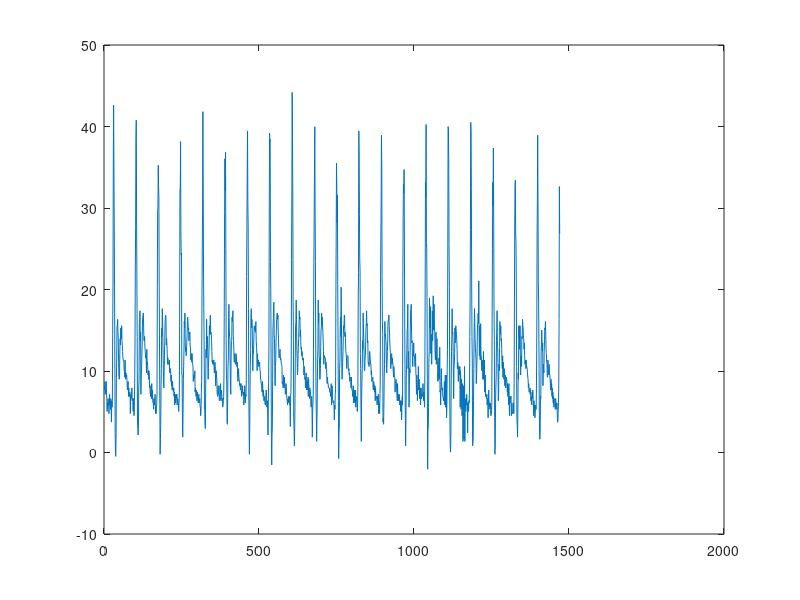

Write the MATLAB code that produced this figure.
data = [
8.192407
7.666927
8.717887
7.141447
7.666927
7.404187
8.717887
7.404187
6.615967
5.039526
6.090486
5.565006
6.615967
5.827746
6.353227
4.776786
6.353227
7.141447
5.827746
6.353227
5.302266
6.615967
5.565006
3.725826
6.353227
5.565006
6.353227
14.498167
20.541188
36.042851
42.611352
34.99189
27.897909
20.541188
11.345287
2.412126
-0.215274
-0.478014
2.412126
8.980627
11.608027
15.549127
15.549127
16.337348
14.760907
13.972687
11.082547
9.506107
8.980627
9.243367
12.133507
13.972687
13.184467
15.286387
14.498167
13.972687
15.549127
13.709947
13.184467
12.396247
11.608027
11.345287
11.345287
11.082547
10.031587
10.031587
9.243367
11.345287
9.243367
8.980627
9.768847
9.243367
9.506107
8.980627
7.929667
7.666927
8.455147
8.717887
6.878707
7.929667
6.878707
7.141447
7.404187
7.404187
4.776786
6.878707
7.141447
6.615967
7.141447
7.929667
6.353227
6.615967
6.353227
5.039526
6.615967
6.353227
4.514046
6.353227
8.455147
13.184467
22.643108
27.635169
38.407511
40.772171
29.999829
21.854888
14.235427
3.988566
2.937606
2.149386
2.937606
7.666927
8.980627
15.811868
15.811868
17.388308
13.709947
14.760907
7.141447
9.768847
9.768847
11.608027
13.184467
15.549127
16.600088
16.862828
17.125568
15.023647
13.709947
13.709947
14.235427
12.921727
12.396247
11.608027
11.608027
11.870767
9.768847
12.658987
10.819807
11.082547
10.557067
9.506107
10.031587
8.980627
10.031587
9.506107
7.929667
8.192407
7.404187
6.878707
7.666927
8.192407
6.615967
8.455147
6.615967
7.666927
6.353227
6.090486
6.090486
5.302266
6.615967
5.827746
5.827746
6.878707
7.141447
4.776786
5.565006
4.776786
5.565006
5.827746
7.141447
20.278448
29.737089
29.999829
35.25463
32.62723
31.31353
20.541188
13.447207
6.615967
-0.215274
1.623906
3.200346
8.192407
10.294327
15.286387
14.235427
17.651048
16.074608
13.447207
11.345287
8.717887
7.929667
10.031587
11.870767
13.709947
16.074608
16.600088
16.862828
16.337348
13.184467
13.972687
13.184467
12.133507
10.819807
11.608027
11.082547
10.819807
10.819807
11.082547
11.345287
9.768847
10.294327
10.294327
10.031587
8.717887
9.506107
8.192407
8.717887
7.666927
8.717887
7.929667
7.666927
7.404187
7.929667
6.878707
7.404187
5.827746
6.090486
7.141447
6.090486
6.353227
7.141447
6.615967
7.141447
5.827746
6.615967
6.615967
6.353227
6.090486
5.039526
6.090486
7.404187
15.549127
32.36449
32.36449
38.144771
27.372429
24.219549
24.482289
9.506107
9.506107
3.988566
1.886646
4.776786
8.980627
10.557067
12.658987
16.074608
15.286387
17.125568
13.447207
12.396247
12.921727
11.870767
12.396247
13.447207
14.498167
16.074608
16.600088
16.074608
15.023647
15.286387
13.709947
14.760907
14.498167
14.760907
12.921727
12.921727
11.345287
11.870767
12.133507
11.082547
12.133507
11.082547
10.819807
10.557067
8.717887
9.506107
8.980627
9.243367
9.243367
10.031587
7.404187
7.929667
7.404187
6.878707
7.666927
7.404187
6.353227
7.404187
6.615967
6.615967
6.090486
6.878707
7.141447
6.090486
6.353227
6.615967
5.565006
5.565006
4.514046
5.302266
7.404187
8.717887
18.964748
25.007769
29.999829
41.823132
31.57627
22.643108
17.651048
13.709947
5.302266
5.302266
3.200346
2.937606
7.929667
12.658987
11.608027
16.337348
12.658987
13.972687
14.235427
11.082547
8.980627
11.082547
11.345287
13.184467
15.549127
14.498167
15.286387
16.862828
14.498167
14.760907
14.498167
13.709947
12.396247
11.082547
11.345287
10.819807
11.345287
10.819807
11.345287
10.557067
9.768847
10.819807
11.082547
10.557067
8.192407
8.980627
10.031587
9.243367
8.980627
7.141447
7.141447
6.878707
8.192407
7.141447
7.404187
8.192407
6.353227
6.615967
7.141447
7.141447
8.455147
6.353227
6.878707
7.666927
6.878707
6.353227
6.615967
5.565006
5.827746
6.353227
6.878707
9.506107
18.439268
29.474349
36.042851
32.10175
36.831071
25.007769
13.972687
8.980627
8.717887
3.725826
3.463086
6.615967
10.557067
11.345287
16.600088
18.176528
15.286387
14.235427
13.972687
10.557067
7.929667
7.141447
11.608027
13.447207
13.709947
16.600088
16.074608
16.862828
17.388308
14.235427
13.709947
12.396247
11.082547
11.082547
12.133507
11.345287
10.819807
11.082547
12.133507
11.870767
10.557067
10.557067
11.082547
9.243367
8.717887
9.243367
10.294327
9.243367
8.980627
8.717887
8.192407
8.455147
7.666927
7.929667
8.455147
7.666927
6.878707
7.666927
7.404187
8.192407
7.141447
7.141447
7.404187
5.827746
6.353227
6.878707
8.192407
7.141447
6.090486
7.141447
6.878707
8.980627
21.592148
27.897909
33.94093
39.458471
30.78805
27.897909
17.651048
8.192407
3.463086
-0.215274
2.674866
7.404187
10.557067
12.658987
16.600088
17.651048
15.286387
16.337348
15.549127
12.658987
10.031587
12.133507
12.133507
13.184467
15.023647
15.549127
15.023647
15.286387
14.760907
15.549127
16.074608
13.709947
12.921727
12.133507
10.031587
12.133507
10.819807
11.345287
11.345287
10.557067
10.819807
10.819807
11.082547
10.031587
10.031587
8.980627
8.980627
8.455147
8.455147
7.929667
7.404187
8.717887
8.192407
6.878707
7.666927
7.141447
6.353227
6.878707
6.878707
6.090486
5.827746
5.827746
6.878707
7.666927
7.404187
5.565006
5.827746
6.353227
4.776786
2.149386
5.827746
8.717887
12.921727
28.423389
39.195731
38.144771
38.407511
23.431329
20.015708
11.082547
1.886646
-1.528974
2.149386
2.937606
8.980627
15.023647
16.074608
17.913788
18.439268
14.498167
13.972687
10.557067
8.192407
10.557067
11.345287
13.709947
15.023647
16.337348
16.862828
17.125568
16.337348
16.862828
14.760907
13.972687
12.133507
11.608027
12.133507
12.396247
12.658987
11.345287
11.608027
11.345287
10.819807
10.819807
10.557067
8.455147
8.717887
8.455147
7.929667
9.506107
8.717887
7.929667
9.243367
8.455147
8.192407
7.141447
7.666927
8.455147
7.929667
7.141447
6.615967
6.353227
5.827746
6.615967
6.353227
6.090486
6.878707
6.615967
6.878707
5.827746
5.827746
3.200346
7.141447
7.141447
11.870767
23.694069
32.62723
44.187792
38.670251
31.83901
18.439268
13.709947
4.251306
2.937606
0.835686
2.412126
5.827746
11.608027
15.549127
16.074608
18.702008
16.337348
12.658987
11.608027
9.506107
10.031587
12.133507
12.921727
13.972687
15.811868
17.388308
16.337348
16.600088
14.235427
15.023647
13.184467
12.658987
12.921727
11.870767
12.396247
11.345287
11.345287
11.345287
11.608027
10.557067
9.506107
10.557067
10.294327
8.980627
9.243367
7.929667
8.717887
9.768847
8.455147
7.666927
8.717887
7.666927
7.929667
9.243367
6.878707
8.980627
7.929667
7.404187
6.615967
7.929667
7.666927
7.404187
6.615967
5.565006
6.615967
6.878707
5.302266
1.886646
4.776786
6.090486
7.141447
15.286387
23.168588
28.686129
35.51737
39.983951
29.474349
23.431329
12.133507
7.141447
4.251306
1.361166
4.251306
7.404187
11.345287
12.658987
18.702008
15.811868
17.125568
11.870767
11.608027
8.980627
8.980627
10.294327
12.921727
15.023647
15.286387
17.125568
15.549127
16.600088
15.549127
14.760907
13.709947
12.396247
10.819807
11.870767
11.870767
11.608027
11.608027
11.608027
10.294327
11.082547
10.557067
10.294327
8.980627
8.455147
9.243367
8.455147
8.455147
7.929667
7.929667
7.929667
7.929667
7.404187
7.404187
7.404187
6.878707
7.666927
8.455147
5.827746
7.141447
8.192407
6.878707
6.353227
6.090486
6.090486
6.353227
5.565006
3.988566
5.827746
5.302266
7.141447
7.404187
19.227488
26.584209
35.51737
32.36449
28.160649
31.57627
20.541188
13.447207
6.353227
-0.740754
2.412126
2.937606
10.294327
11.082547
15.023647
16.600088
14.235427
20.278448
15.811868
11.082547
8.980627
10.031587
11.082547
12.396247
14.498167
15.549127
15.286387
16.862828
16.862828
14.235427
14.760907
13.972687
12.396247
12.133507
11.608027
10.294327
11.608027
11.870767
11.870767
11.870767
10.294327
10.031587
10.294327
9.506107
9.768847
8.717887
9.243367
8.980627
8.717887
7.929667
9.243367
7.929667
7.666927
7.666927
6.878707
6.878707
8.192407
6.090486
7.141447
6.353227
7.666927
6.090486
7.404187
7.666927
5.565006
6.615967
6.353227
6.878707
5.827746
5.039526
5.565006
8.192407
18.702008
22.117628
39.458471
36.305591
29.211609
23.694069
22.380368
12.133507
10.294327
5.039526
1.361166
6.615967
8.717887
10.294327
13.709947
12.658987
17.125568
15.286387
13.972687
11.608027
10.031587
10.031587
11.345287
11.870767
13.184467
15.286387
15.811868
17.388308
15.549127
15.811868
13.447207
13.709947
11.082547
10.819807
11.082547
10.557067
11.608027
12.396247
11.870767
11.345287
10.819807
10.819807
9.506107
10.031587
8.717887
8.980627
8.980627
9.243367
7.929667
7.666927
8.717887
8.455147
8.192407
7.404187
8.192407
6.353227
7.929667
6.615967
6.615967
6.878707
6.878707
5.827746
6.878707
6.090486
6.090486
7.141447
4.776786
5.302266
6.090486
4.776786
6.615967
8.192407
20.278448
26.058729
30.52531
38.932991
35.25463
21.592148
16.074608
14.498167
3.725826
4.251306
3.463086
6.090486
9.506107
10.819807
16.074608
14.235427
14.498167
13.709947
13.447207
10.294327
9.768847
10.819807
12.396247
13.184467
15.811868
16.337348
16.337348
16.862828
15.549127
14.760907
13.447207
12.658987
12.133507
10.294327
10.819807
11.870767
12.133507
10.819807
11.608027
11.082547
10.819807
10.031587
9.243367
10.557067
9.768847
9.243367
9.243367
7.404187
8.455147
8.717887
8.980627
8.717887
7.666927
7.141447
6.353227
8.455147
6.878707
6.353227
7.141447
6.353227
7.141447
6.878707
5.827746
6.353227
6.353227
5.039526
5.827746
6.353227
3.988566
5.827746
6.878707
5.827746
20.803928
28.948869
32.88997
31.83901
34.72915
26.321469
16.600088
9.506107
4.251306
0.835686
3.725826
8.980627
10.819807
12.658987
15.023647
15.286387
18.176528
10.294327
12.396247
10.031587
5.565006
8.192407
10.294327
9.768847
15.023647
17.388308
17.651048
18.176528
15.286387
13.447207
13.709947
11.345287
10.557067
12.133507
11.870767
13.447207
11.870767
11.870767
11.870767
10.557067
10.557067
12.133507
9.768847
9.243367
7.141447
9.506107
8.980627
6.353227
7.666927
7.929667
10.557067
7.666927
8.717887
8.980627
6.615967
7.929667
7.929667
5.827746
6.878707
7.929667
6.615967
7.141447
7.141447
6.878707
7.404187
8.455147
7.141447
6.353227
7.404187
6.353227
5.565006
9.768847
20.015708
33.15271
31.31353
40.246691
25.795989
25.007769
18.964748
8.980627
-2.054454
2.674866
2.937606
5.565006
11.082547
12.396247
18.964748
15.286387
16.862828
17.913788
12.133507
13.447207
14.498167
10.819807
13.447207
17.388308
13.709947
15.286387
19.227488
15.023647
16.600088
18.176528
15.286387
14.760907
12.133507
11.345287
11.870767
14.760907
10.819807
11.870767
13.972687
11.345287
10.819807
8.717887
9.768847
8.980627
11.608027
8.980627
9.243367
12.921727
7.404187
7.666927
5.827746
7.929667
10.294327
8.717887
7.666927
7.929667
7.929667
6.878707
6.878707
6.353227
6.615967
6.353227
8.717887
5.827746
6.615967
9.506107
5.565006
5.565006
9.506107
4.251306
5.565006
10.031587
12.658987
24.482289
39.983951
39.721211
36.042851
25.533249
20.278448
9.768847
3.200346
0.572946
0.047466
2.412126
8.980627
12.396247
14.235427
17.651048
14.498167
14.760907
13.184467
9.243367
6.615967
10.294327
10.819807
12.133507
15.286387
13.447207
15.286387
15.549127
15.023647
14.498167
13.709947
12.658987
10.294327
11.082547
10.819807
8.717887
10.557067
10.294327
9.506107
10.031587
10.557067
5.565006
10.031587
8.980627
5.302266
8.980627
7.929667
4.514046
8.455147
7.666927
1.361166
7.929667
8.192407
1.623906
6.615967
10.557067
1.361166
6.090486
6.615967
5.039526
6.353227
5.827746
7.141447
5.827746
6.090486
2.412126
6.090486
6.090486
5.039526
6.353227
6.090486
7.666927
14.235427
18.964748
27.372429
40.509431
39.458471
32.36449
20.803928
14.235427
11.608027
0.835686
1.098426
1.886646
6.353227
10.294327
14.760907
17.651048
16.337348
13.972687
12.921727
12.133507
11.345287
8.455147
9.768847
11.082547
13.709947
15.811868
16.074608
17.125568
15.811868
21.066668
14.235427
11.870767
15.549127
11.608027
11.345287
15.811868
11.870767
11.870767
10.557067
10.031587
11.345287
10.557067
8.980627
9.768847
12.396247
8.980627
8.980627
11.345287
7.404187
7.929667
9.506107
6.878707
7.141447
6.878707
6.615967
7.141447
5.827746
6.615967
6.090486
4.251306
5.565006
7.666927
6.353227
6.090486
5.565006
5.302266
6.090486
5.565006
4.514046
5.039526
4.776786
6.090486
16.337348
25.007769
33.15271
30.26257
37.356551
29.999829
18.439268
13.709947
5.565006
-0.215274
0.835686
5.827746
7.929667
9.243367
13.709947
14.760907
17.388308
12.921727
12.921727
10.294327
6.353227
7.404187
10.819807
10.031587
12.921727
16.074608
14.498167
15.023647
15.549127
13.709947
13.972687
12.658987
10.557067
10.294327
11.870767
9.243367
11.082547
10.557067
8.980627
10.294327
10.031587
8.192407
9.506107
8.980627
7.929667
8.717887
9.243367
8.980627
8.455147
7.404187
8.455147
6.878707
8.192407
5.827746
8.455147
6.353227
4.514046
6.878707
6.090486
6.878707
6.615967
6.878707
4.514046
5.302266
6.090486
5.039526
4.776786
5.039526
5.039526
6.090486
4.776786
8.455147
18.702008
28.160649
32.88997
33.41545
26.846949
25.795989
20.541188
10.557067
3.988566
3.463086
1.886646
4.776786
9.768847
8.980627
15.549127
13.972687
15.549127
12.658987
15.549127
11.870767
9.506107
11.870767
11.608027
10.557067
14.235427
13.972687
16.337348
15.549127
15.286387
13.972687
13.972687
12.658987
13.447207
11.870767
10.819807
11.345287
11.345287
10.294327
11.345287
10.557067
10.557067
10.294327
9.768847
9.243367
8.980627
7.929667
8.455147
7.404187
7.404187
7.404187
7.929667
7.141447
7.666927
6.353227
6.878707
6.090486
5.827746
7.404187
6.615967
7.666927
7.141447
5.827746
4.514046
6.353227
5.039526
5.827746
4.251306
4.776786
5.827746
5.565006
5.302266
8.192407
13.447207
26.321469
31.31353
38.932991
30.78805
21.066668
18.439268
13.184467
6.353227
2.412126
1.623906
2.674866
6.878707
6.615967
12.396247
13.184467
15.023647
13.447207
12.396247
13.447207
8.192407
10.819807
10.294327
9.768847
12.396247
13.709947
15.286387
15.023647
16.074608
14.498167
12.658987
12.133507
11.082547
10.819807
9.243367
9.243367
11.345287
9.768847
10.031587
9.506107
10.819807
9.768847
9.506107
8.980627
8.455147
7.666927
8.980627
7.666927
8.455147
6.878707
7.929667
6.615967
7.404187
6.090486
6.878707
5.565006
6.615967
6.615967
6.615967
5.565006
5.302266
6.615967
5.565006
6.090486
5.302266
6.090486
5.039526
3.725826
3.725826
4.776786
6.090486
8.192407
16.337348
32.62723
26.846949
]

#[data] = xlsread('exercise pump on.xlsx', 'A2:A1511')
DISTBETWEENPEAKS = 3;

LOCALMINREQUIREMENT = 3.4; #Specify how low a localmin must be to be considered a minima
LOCALMAXREQUIREMENT = 25; #Specify how high a localmax must be considered to be a localmaxima
ESTIMATEDNUMLOCALMAX = 21; #user estimate for localmax to test software
ESTIMATEDNUMLOCALMIN = 20; #user estimate for localmin to test software

#If data is double peaked,add "DoubleSided" in the arguments for findpeaks

[peakVal, peakLoc] = findpeaks(data,"DoubleSided", "MinPeakDistance", DISTBETWEENPEAKS);

plot(data);

localmaxcount = 1;
localmincount = 1;

LocalMaxima = [];
LocalMinima = [];
LocalMinimaPeakLoc = [];
LocalMaximaPeakLoc = [];
for i = 1:(length(peakLoc))
  if(peakVal(i) > LOCALMAXREQUIREMENT)
    fprintf("LocalMaximaPeaks: %d\n", peakLoc(i));
    LocalMaximaPeakLoc(localmaxcount) = peakLoc(i);
    LocalMaxima(localmaxcount) = peakVal(i);
    localmaxcount = localmaxcount +1;
  elseif(peakVal(i) < LOCALMINREQUIREMENT)
    fprintf("Differences: %d\t%d\t%d\n\n", peakLoc(i), peakLoc(i-1), peakLoc(i) - peakLoc(i-1));
    LocalMinimaPeakLoc(localmincount) = peakLoc(i);
    LocalMinima(localmincount) = peakVal(i);
    localmincount = localmincount +1;
  end 
end
  
disp("RESULTS\n\n");
for i = 1: length(LocalMaxima)
  fprintf("Local Maxima Number: %i\t\tLocal Maxima Value: %d\t\tLocal Maxima Pos: %d\n", i, LocalMaxima(i),LocalMaximaPeakLoc(i));
end  
fprintf("Local Maxima Average: %d\n", mean(LocalMaxima));
fprintf("Local Maxima Standard Deviation: %d\n\n", std(LocalMaxima));

for i = 1: length(LocalMinima)
  fprintf("Local Minima Number: %i\t\tLocal Minima Value: %d\t\tLocal Minima Pos: %d\n", i, LocalMinima(i), LocalMinimaPeakLoc(i));
end  
fprintf("Local Minima Average: %d\n", mean(LocalMinima));
fprintf("Local Minima Standard Deviation: %d\n\n", std(LocalMinima));

if(length(LocalMaxima) == ESTIMATEDNUMLOCALMAX)
  fprintf("Did software identify same amount of LocalMaxima as user? %s", "yes\n");
else 
  fprintf("Did software identify same amount of LocalMaxima as user? %s", "no\t NOT ACCURATE LocalMaxima Data\n");
end

if(length(LocalMinima) == ESTIMATEDNUMLOCALMIN)
  fprintf("Did software identify same amount of LocalMinima as user? %s", "yes\n");
else
  fprintf("Did software identify same amount of LocalMinima as user? %s", "no\t NOT ACCURATE LocalMinima Data\n");
end



































































































































































































































































































































































































































































































































































































































































































































































































































































































































































































































